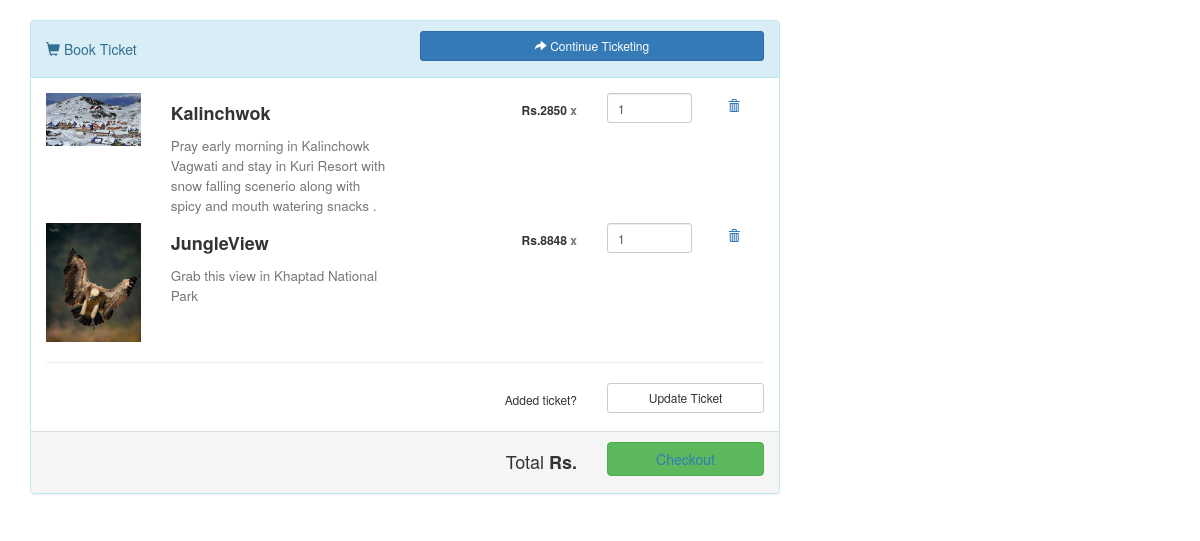
Screenshot of /book (signed in) with the database file from the repository.
### home/models.py (models this page shows, shortened)
class Book(models.Model):
    user = models.ForeignKey(settings.AUTH_USER_MODEL, on_delete=models.CASCADE)
    slug = models.TextField()
    title = models.CharField(max_length=100,blank=True)
    image = models.ImageField(upload_to='media',blank=True)
    description = models.TextField(blank=True)
    quantity=models.IntegerField(default=0)
    price = models.IntegerField(default=0)
    number_of_ticket = models.IntegerField(default=1)
    checkout = models.BooleanField(default=False)
    def delete_book(self):
        return reverse("home:delete_book",kwargs={'slug' : self.slug})

### home/views.py (the view)
# urls.py: path('book', book,name='book'),
def book(request):
    views={}
    views['tickets']=Book.objects.filter(checkout = False, user = request.user)
    return render(request, "bookticket.html",views)

### home/templates/bookticket.html (shortened to what this page needs)
<!DOCTYPE html>
<html lang="en">
<head>
    <link href="http://netdna.bootstrapcdn.com/bootstrap/3.0.3/css/bootstrap.min.css" rel="stylesheet">
</head>
<body>
<div class="container">
	<div class="row">
		<div class="col-xs-8">
			<div class="panel panel-info">
				<div class="panel-heading">
					<div class="panel-title">
						<div class="row">
							<div class="col-xs-6">
								<h5><span class="glyphicon glyphicon-shopping-cart"></span> Book Ticket</h5>
							</div>
							<div class="col-xs-6">
								<button type="button" class="btn btn-primary btn-sm btn-block">
									<span class="glyphicon glyphicon-share-alt"></span> Continue Ticketing
								</button>
							</div>
						</div>
					</div>
				</div>
				<div class="panel-body">
					{% for book in tickets %}
					<div class="row">
						<div class="col-xs-2"><img class="img-responsive" src="{{book.image}}" height="140" width="140">
						</div>
						<div class="col-xs-4">
							<h4 class="product-name"><strong>{{book.title}}</strong></h4><h4><small>{{book.description}}</small></h4>
						</div>
						<div class="col-xs-6">
							<div class="col-xs-6 text-right">
								<h6><strong>Rs.{{book.price}} <span class="text-muted">x</span></strong></h6>
							</div>
							<div class="col-xs-4">
								<input type="text" name='quantity' class="form-control input-sm" value="{{book.quantity}}">
							</div>
							<div class="col-xs-2">
								<button type="button" class="btn btn-link btn-xs">
									<a href="{{book.delete_book}}"><span class="glyphicon glyphicon-trash"> </span></a>
								</button>
							</div>
						</div>
					</div>
				{% endfor %}
					<hr>
					<div class="row">
						<div class="text-center">
							<div class="col-xs-9">
								<h6 class="text-right">Added ticket?</h6>
							</div>
							<div class="col-xs-3">
								<button type="button" class="btn btn-default btn-sm btn-block">
									Update Ticket
								</button>
							</div>
						</div>
					</div>
				</div>
				<div class="panel-footer">
					<div class="row text-center">
						<div class="col-xs-9">
							<h4 class="text-right">Total <strong>Rs.{{book.calculate_price}}</strong></h4>
						</div>
						<div class="col-xs-3">
							<button type="button" class="btn btn-success btn-block">
								<a href="{% url 'home:checkout' %}"><span>Checkout </span></a>
							</button>
						</div>
						</div>
						</div>
					</div>
				</div>
			</div>
		</div>
</body>
</html>

### home/templates/bookticket.html (style rules this page uses)
body { margin-top: 20px; }

### rows the page displays
Book: image (picture), title "Kalinchwok", description "Pray early morning in Kalinchowk Vagwati and stay in Kuri Resort with snow falling scenerio along with spicy and mouth watering snacks .", price "2850", quantity "1"
Book: image (picture), title "JungleView", description "Grab this view in Khaptad National Park", price "8848", quantity "1"
